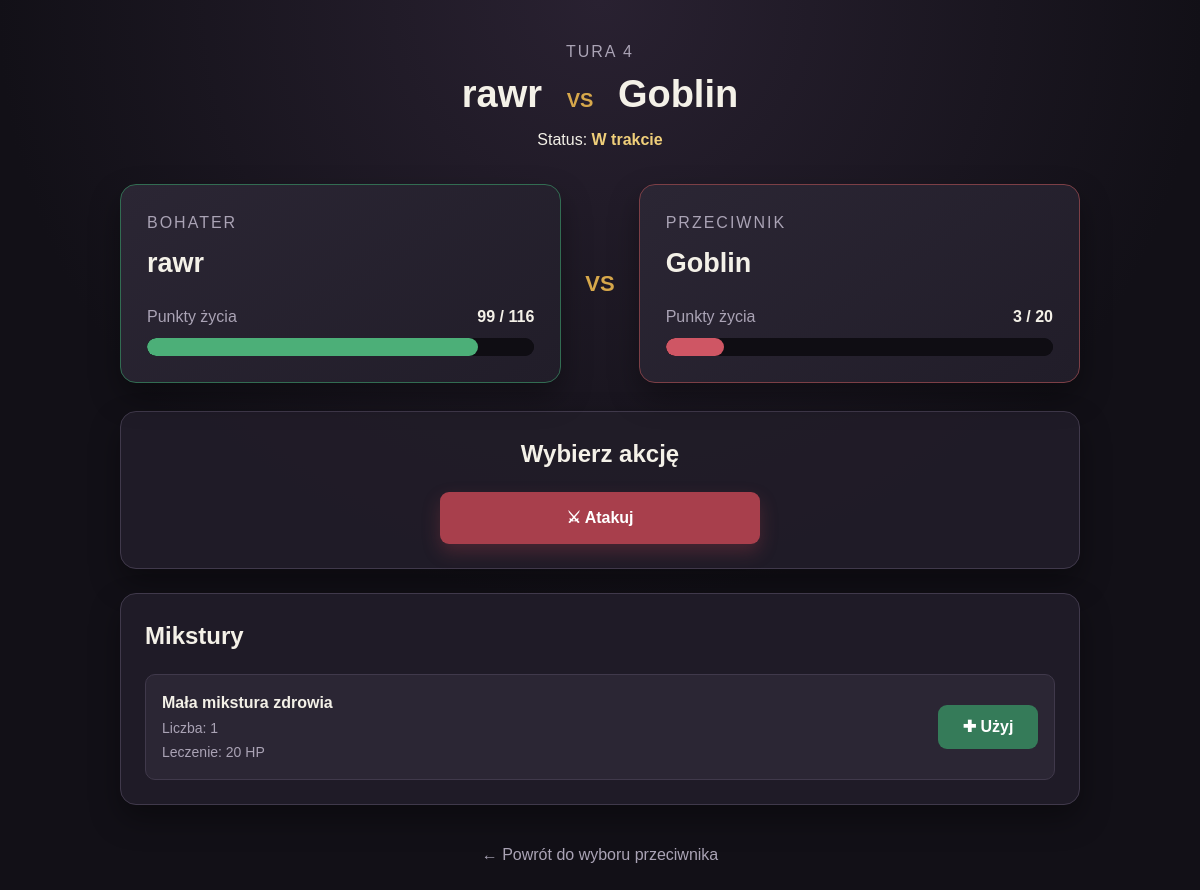
/game/battle/12/, run on an earlier commit of the app's database.
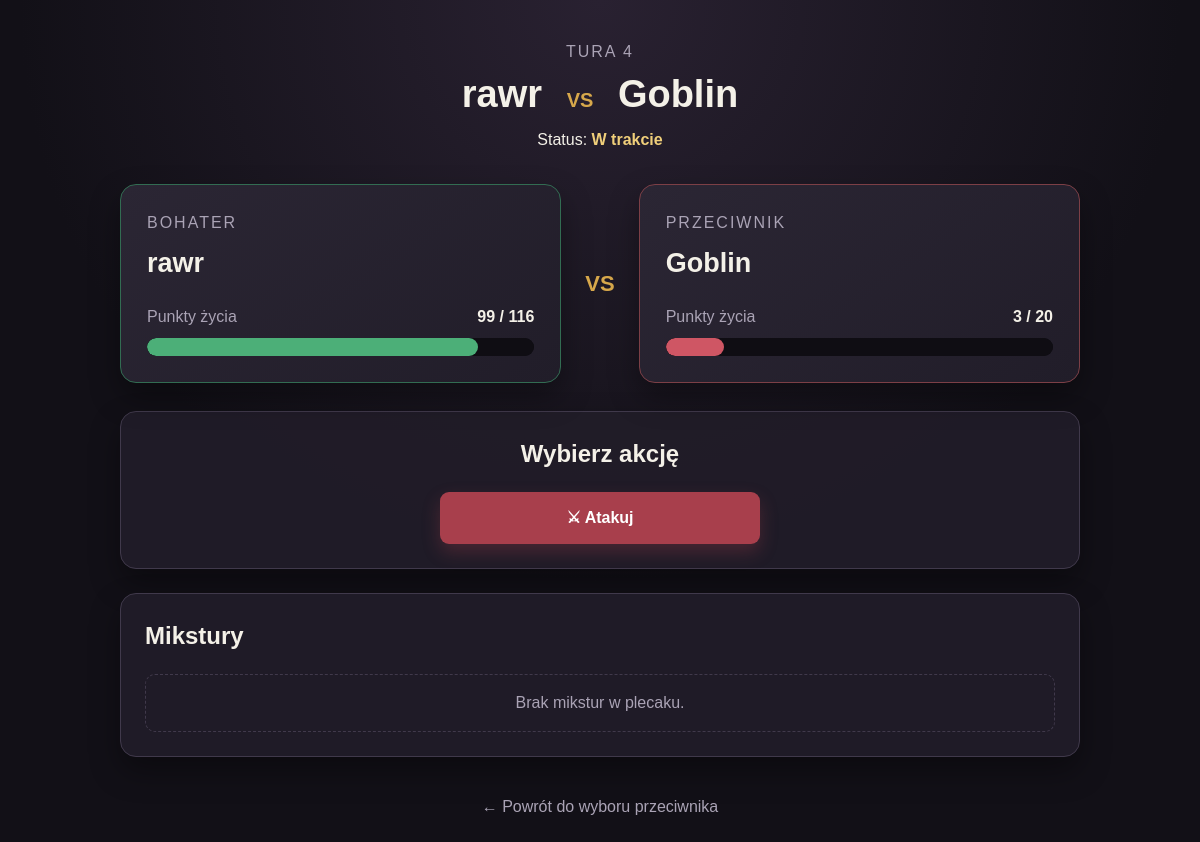
And on a later commit of the database.
### game/models/inventory.py (models this page shows, shortened)
class InventoryItem(models.Model):
    character = models.ForeignKey(
        Character, on_delete=models.CASCADE,
        related_name="inventory_items",
        verbose_name=_("Postać")
    )
    item = models.ForeignKey(
        Item, on_delete=models.CASCADE,
        verbose_name=_("Przedmioty")
    )
    quantity = models.PositiveIntegerField(_("Ilość"), default=1)
    class Meta:
        verbose_name = _("Przedmioty w ekwipunku")
        verbose_name_plural = _("Przedmioty w ekwipunku")
        unique_together = ("character",'item')

### game/models/items.py (models this page shows, shortened)
class Item(models.Model):
    class Type(models.TextChoices):
        SWORD = "SWORD", "Miecz"
        BOW = "BOW", "Łuk"
        STAFF = "STAFF", "Laska"
        SHIELD = "SHIELD", "Tarcza"
        HELMET = "HELMET", "Hełm"
        ARMOR = "ARMOR", "Pancerz"
        LEGGINGS = "LEGGINGS", "Spodnie"
        GLOVES = "GLOVES", "Rękawice"
        BOOTS = "BOOTS", "Buty"
        POTION = "POTION", "Mikstura"
        MATERIAL = "MATERIAL", "Materiał"
        QUEST_ITEM = "QUEST_ITEM", "Przedmiot fabularny"
    class Rarity(models.TextChoices):
        COMMON = "COMMON", "Zwykły"
        UNCOMMON = "UNCOMMON", "Niepospolity"
        RARE = "RARE", "Rzadki"
        EPIC = "EPIC", "Epicki"
        LEGENDARY = "LEGENDARY", "Legendarny"
    class BonusStats(models.TextChoices):
        NONE = "NONE", "Brak"
        STRENGTH = "STRENGTH", "Siła"
        AGILITY = "AGILITY", "Zręczność"
        INTELLIGENCE = "INTELLIGENCE", "Inteligencja"
        HP = "HP", "Punkty życia"
        MANA = "MANA", "Mana"
    name = models.CharField(
        _("Nazwa"),
        max_length=100
    )
    description = models.TextField(
        _("Opis"),
        blank=True
    )
    type = models.CharField(
        _("Typ"),
        max_length=20,
        choices=Type.choices
    )
    rarity = models.CharField(
        _("Rzadkość"),
        max_length=20,
        choices=Rarity.choices,
        default=Rarity.COMMON
    )
    required_level = models.PositiveIntegerField(
        _("Wymagany poziom"),
        default=1
    )
    buy_price = models.PositiveIntegerField(
        _("Cena zakupu"),
        default=0
    )
    sell_price = models.PositiveIntegerField(
        _("Cena sprzedaży"),
        default=0
    )
    icon = models.ImageField(
        _("Ikona"),
        upload_to="items/icons/",
        blank=True,
        null=True
    )
    power = models.IntegerField(
        _("Moc (obrażenia/obrona)"),
        default=0
    )
    bonus_stat = models.CharField(
        _("Bonus do statystyki"),
        max_length=20,
        choices=BonusStats.choices,
        default=BonusStats.NONE
    )
    bonus_value = models.IntegerField(
        _("Wartość bonusu"),
        default=0
    )
    heal_amount = models.IntegerField(
        _("Leczenie hp"),
        default=0
    )

### game/views.py (the view)
# urls.py: path("battle/<int:battle_id>/", views.battle_detail, name="battle_detail"),
def battle_detail(request, battle_id):
    battle = get_object_or_404(Battle, id=battle_id)
    turn_result = request.session.pop(f"battle_{battle.id}_turn_result", None)
    potions = InventoryItem.objects.filter(
        character=battle.character,
        item__type=Item.Type.POTION
    )
    return render(request, "game/battle_detail.html", {
        "battle": battle,
        "potions": potions,
        "turn_result": turn_result,
    })

### game/templates/game/battle_detail.html (shortened to what this page needs)
<!DOCTYPE html>
{% load static %}
<html lang="pl">
<head>
    <link
        rel="stylesheet"
        href="{% static 'game/css/battle.css' %}"
    >
</head>
<body>
<main class="battle-container">
    <header class="battle-header">
        <p class="battle-turn">
            Tura {{ battle.turn_number }}
        </p>
        <h1>
            {{ battle.character.name }}
            <span>vs</span>
            {{ battle.enemy.name }}
        </h1>
        <p class="battle-status">
            Status:
            <strong>{{ battle.get_status_display }}</strong>
        </p>
    </header>
    <section class="fighters">
        <article class="fighter-card player-card">
            <p class="fighter-label">Bohater</p>
            <h2>{{ battle.character.name }}</h2>
            <div class="hp-information">
                <span>Punkty życia</span>
                <strong>
                    {{ battle.character_current_hp }}
                    / {{ battle.character.max_hp }}
                </strong>
            </div>
            <progress
                class="hp-bar player-hp"
                value="{{ battle.character_current_hp }}"
                max="{{ battle.character.max_hp }}"
                aria-label="Punkty życia bohatera"
            >
            </progress>
        </article>
        <div class="versus">VS</div>
        <article class="fighter-card enemy-card">
            <p class="fighter-label">Przeciwnik</p>
            <h2>{{ battle.enemy.name }}</h2>
            <div class="hp-information">
                <span>Punkty życia</span>
                <strong>
                    {{ battle.enemy_current_hp }}
                    / {{ battle.enemy.max_hp }}
                </strong>
            </div>
            <progress
                class="hp-bar enemy-hp"
                value="{{ battle.enemy_current_hp }}"
                max="{{ battle.enemy.max_hp }}"
                aria-label="Punkty życia przeciwnika"
            >
            </progress>
        </article>
    </section>
    {% if battle.status == "ONGOING" %}
        <section class="battle-actions">
            <h2>Wybierz akcję</h2>
            <form
                method="post"
                action="{% url 'game:battle_attack' battle.id %}"
            >
                <button class="attack-button" type="submit">
                    ⚔ Atakuj
                </button>
            </form>
        </section>
        <section class="potions-section">
            <h2>Mikstury</h2>
            <ul class="potions-list">
                {% for potion in potions %}
                    <li class="potion-item">
                        <div class="potion-information">
                            <strong>{{ potion.item.name }}</strong>
                            <span>
                                Liczba: {{ potion.quantity }}
                            </span>
                            <span>
                                Leczenie: {{ potion.item.heal_amount }} HP
                            </span>
                        </div>
                        <form
                            method="post"
                            action="{% url 'game:battle_use_potion' battle.id potion.id %}"
                        >
                            <button class="potion-button" type="submit">
                                ✚ Użyj
                            </button>
                        </form>
                    </li>
                {% empty %}
                    <li class="empty-potions">
                        Brak mikstur w plecaku.
                    </li>
                {% endfor %}
            </ul>
        </section>
    {% endif %}
    <footer class="battle-footer">
        {% if battle.status == "ONGOING" %}
            <a
                class="back-link"
                href="{% url 'game:battle_setup' battle.character.id %}"
            >
                ← Powrót do wyboru przeciwnika
            </a>
        {% endif %}
    </footer>
</main>
</body>
</html>

What changed in the data, as far as the page shows it:
removed InventoryItem: item.name "Mała mikstura zdrowia", quantity "1", item.heal_amount "20"
Also different on the page:
text now shown: "Brak mikstur w plecaku."
